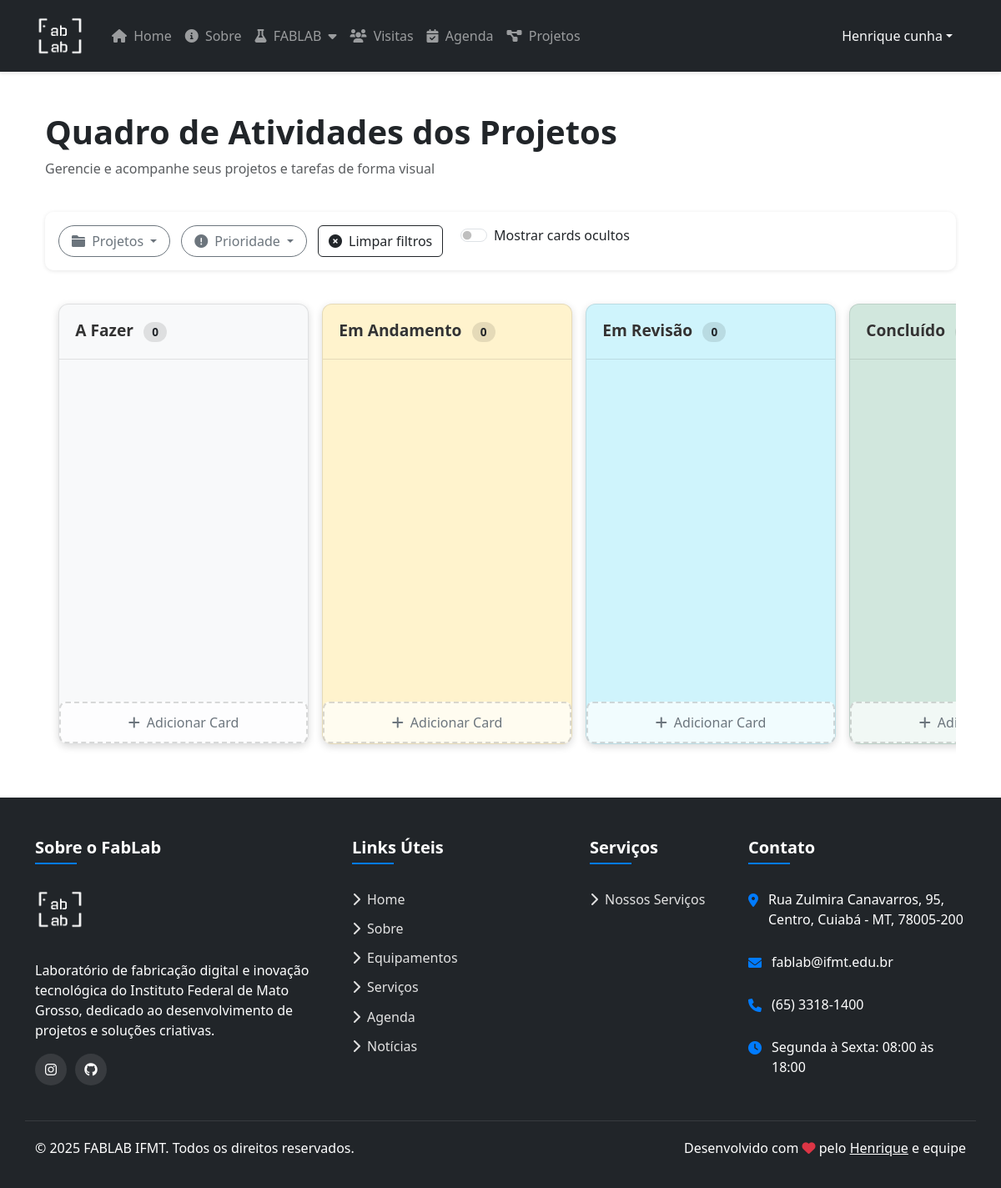
Screenshot of /cambam/ (signed in) with the database file from the repository.
### users/models.py (models this page shows, shortened)
class CustomUser(AbstractUser):
    username = None
    first_name = models.CharField(_("first name"), max_length=150, blank=False)
    last_name = models.CharField(_("last name"), max_length=150, blank=False)
    email = models.EmailField(_("email address"), blank=False, unique=True,
                              error_messages={"unique": _("Um usuário com este email já está cadastrado.")})
    id = models.CharField(_("matricula"),
        max_length=13,
        unique=True,
        primary_key=True,
        help_text=_(
            "Seu número de matrícula do SUAP ou SIAPE. Apenas números."
        ),
        error_messages={
            "unique": _("Um usuário com este número de matrícula já está cadastrado.")
        }
    )
    USERNAME_FIELD = "id"
    REQUIRED_FIELDS = ["first_name", "last_name", "email"]
    objects = CustomUserManager()

### canva/models.py (models this page shows, shortened)
class KanbanColumn(models.Model):
    nome = models.CharField(max_length=100)
    ordem = models.PositiveIntegerField(default=0)
    cor = models.CharField(max_length=20, default='#f8f9fa')  # Cor de fundo da coluna
    class Meta:
        ordering = ['ordem']
        verbose_name = 'Coluna do Kanban'
        verbose_name_plural = 'Colunas do Kanban'

### canva/views.py (the view, shortened to what this page needs)
# urls.py: path('', views.kanban_view, name='kanban'),
@login_required
def kanban_view(request):
    colunas = KanbanColumn.objects.all()
    mostrar_ocultos = request.GET.get('mostrar_ocultos') == '1'
    for coluna in colunas:
        cards_query = coluna.cards.filter(visivel=True) if not mostrar_ocultos else coluna.cards.all()
        if request.user.is_superuser:
            coluna.cards_filtrados = cards_query
        else:
            coluna.cards_filtrados = cards_query.filter(
                models.Q(responsavel=request.user) | models.Q(membros=request.user)
            ).distinct()
    if request.user.is_superuser:
        projetos = Projeto.objects.all()
    else:
        projetos = Projeto.objects.filter(
            models.Q(responsavel=request.user) | models.Q(participantes=request.user)
        ).distinct()
    usuarios = None
    if request.user.is_superuser:
        usuarios = User.objects.filter(is_active=True)
    return render(request, 'cambam/cambam.html', {
        'colunas': colunas,
        'projetos': projetos,
        'usuarios': usuarios,
    })

### logs/context_processors.py (called while the page is built)
def pending_events_count(request):
    context = {'global_pending_count': 0}
    if request.user.is_authenticated and request.user.is_staff:
        context['global_pending_count'] = Event.objects.filter(approved=False).count()
    return context

### users/context_processors.py (called while the page is built)
def registration_requests_count(request):
    pending_count = 0
    if request.user.is_authenticated and request.user.is_superuser:
        pending_count = RegistrationRequest.objects.filter(status='pending').count()
    return {
        'registration_pending_count': pending_count
    }

### canva/templates/cambam/cambam.html (shortened to what this page needs)
{% extends 'layout.html' %}
{% load static %}
{% block content %}
<div class="container-fluid py-4">
    <div class="row mb-4">
        <div class="col-12">
            <h1 class="display-6 fw-bold">Quadro de Atividades dos Projetos</h1>
            <p class="text-muted">Gerencie e acompanhe seus projetos e tarefas de forma visual</p>
        </div>
    </div>
    <div class="kanban-controls">
        <div class="kanban-filters">
            {% if projetos %}
            <div class="dropdown">
                <button class="btn btn-outline-secondary dropdown-toggle" type="button" id="filterProjects" data-bs-toggle="dropdown" aria-expanded="false">
                    <i class="fas fa-folder me-1"></i> Projetos
                </button>
            </div>
            {% endif %}
            <div class="dropdown">
                <button class="btn btn-outline-secondary dropdown-toggle" type="button" id="filterPriority" data-bs-toggle="dropdown" aria-expanded="false">
                    <i class="fas fa-exclamation-circle me-1"></i> Prioridade
                </button>
            </div>
            <button class="btn btn-outline-dark" id="clearFilters">
                <i class="fas fa-times-circle me-1"></i> Limpar filtros
            </button>
        </div>
    </div>
    <div class="kanban-container">
        {% for coluna in colunas %}
        <div class="kanban-column" data-column-id="{{ coluna.id }}" style="background-color: {{ coluna.cor }};">
            <div class="column-header">
                <h3>{{ coluna.nome }}</h3>
                <span class="column-count">{{ coluna.cards_filtrados|length }}</span>
            </div>
            <div class="column-body card-dropzone" data-column-id="{{ coluna.id }}">
            </div>
            <div class="kanban-add-card" data-bs-toggle="modal" data-bs-target="#addCardModal" data-column-id="{{ coluna.id }}">
                <i class="fas fa-plus me-1"></i> Adicionar Card
            </div>
        </div>
        {% endfor %}
    </div>
</div>
{% endblock %}

### templates/layout.html (shortened to what this page needs)
{% load static %}
<!DOCTYPE html>
<html lang="pt-br" class="h-100">
  <head>
    <link rel="stylesheet" href="{% static 'style.css' %}">
    <link href="https://cdn.jsdelivr.net/npm/bootstrap@5.3.3/dist/css/bootstrap.min.css" rel="stylesheet">
    <link rel="stylesheet" href="https://cdnjs.cloudflare.com/ajax/libs/font-awesome/6.0.0-beta3/css/all.min.css">
  </head>
  <body class="d-flex flex-column min-vh-100">
    <nav class="navbar navbar-expand-lg navbar-dark bg-dark sticky-top">
      <div class="container">
        <a class="navbar-brand d-flex align-items-center" href="/" aria-label="FABLAB IFMT Home">
          <img src="{% static 'images/logo_branco.png' %}" alt="Logo FABLAB" style="height: 60px;" class="me-2">
        </a>
        <div class="collapse navbar-collapse" id="navbarColor02">
          <ul class="navbar-nav me-auto">
            <li class="nav-item">
              <a class="nav-link" href="/">
                <i class="fas fa-home me-1"></i> Home
              </a>
            </li>
            <li class="nav-item">
              <a class="nav-link" href="/about">
                <i class="fas fa-info-circle me-1"></i> Sobre
              </a>
            </li>
            <li class="nav-item project">
              <a class="nav-link">
                <i class="fas fa-flask me-1"></i> FABLAB <i class="fas fa-caret-down ms-1"></i>
              </a>
            </li>
            {% if not user.is_staff %}
            <li class="nav-item">
              <a class="nav-link" href="{% url 'logs:request_visit' %}">
                <i class="fas fa-users me-1"></i> Visitas
              </a>
            </li>
            {% endif %}
            {% if user.is_authenticated %}
            <li class="nav-item">
              <a class="nav-link agenda-with-notification" href="{% url 'logs:agenda_home' %}">
                <i class="fas fa-calendar-check me-1"></i> Agenda
              </a>
            </li>
            {% endif %}
            <li class="nav-item project">
              <a class="nav-link" href="{% url 'projetos:lista' %}">
                <i class="fas fa-project-diagram me-1"></i> Projetos
              </a>
            </li>
          </ul>
          <div class="d-flex align-items-center">
            {% if user.is_authenticated %}
              <div class="dropdown">
                <div class="user-welcome text-light dropdown-toggle" id="userMenu" data-bs-toggle="dropdown" aria-expanded="false" style="cursor: pointer;">
                  <span>{{user.first_name}} {{user.last_name}}</span>
                </div>
              </div>
            {% endif %}
          </div>
        </div>
      </div>
    </nav>
    <div aria-live="polite" aria-atomic="true" class="position-fixed bottom-0 end-0 p-3" style="z-index: 1100">
    </div>
    <main class="container py-4">
      {% block content %}{% endblock %}
    </main>
    <footer class="pt-5 mt-auto bg-dark text-white">
      <div class="container">
        <div class="row">
          <div class="col-lg-4 col-md-6 mb-4 mb-md-0 footer-links">
            <h5>Sobre o FabLab</h5>
            <div class="mb-3">
              <img src="{% static 'images/logo_branco.png' %}" alt="Logo FABLAB" class="footer-logo">
            </div>
            <p class="mb-3">
              Laboratório de fabricação digital e inovação tecnológica do Instituto Federal de Mato Grosso, dedicado ao desenvolvimento de projetos e soluções criativas.
            </p>
            <div class="social-links mt-3">
              <a href="https://www.instagram.com/ifmtmaker/" target="_blank" aria-label="Instagram" title="Instagram">
                <i class="fab fa-instagram"></i>
              </a>
              <a href="https://github.com/FabLab-IFMT" target="_blank" aria-label="GitHub" title="GitHub">
                <i class="fab fa-github"></i>
              </a>
            </div>
          </div>
          <div class="col-lg-3 col-md-6 mb-4 mb-md-0 footer-links">
            <h5>Links Úteis</h5>
            <ul class="list-unstyled">
              <li><a href="/" class="d-block"><i class="fas fa-chevron-right me-2"></i>Home</a></li>
              <li><a href="/about" class="d-block"><i class="fas fa-chevron-right me-2"></i>Sobre</a></li>
              <li><a href="{% url 'options:equipamentos' %}" class="d-block"><i class="fas fa-chevron-right me-2"></i>Equipamentos</a></li>
              <li><a href="{% url 'options:servicos' %}" class="d-block"><i class="fas fa-chevron-right me-2"></i>Serviços</a></li>
              <li><a href="{% url 'logs:agenda_home' %}" class="d-block"><i class="fas fa-chevron-right me-2"></i>Agenda</a></li>
              <li><a href="{% url 'options:noticias' %}" class="d-block"><i class="fas fa-chevron-right me-2"></i>Notícias</a></li>
            </ul>
          </div>
          <div class="col-lg-2 col-md-6 mb-4 mb-md-0 footer-links">
            <h5>Serviços</h5>
            <ul class="list-unstyled">
              <li><a href="{% url 'options:servicos' %}" class="d-block"><i class="fas fa-chevron-right me-2"></i>Nossos Serviços</a></li>
            </ul>
          </div>
          <div class="col-lg-3 col-md-6 mb-4 mb-md-0 footer-links">
            <h5>Contato</h5>
            <ul class="list-unstyled contact-info">
              <li>
                <i class="fas fa-map-marker-alt"></i>
                <span>Rua Zulmira Canavarros, 95, Centro, Cuiabá - MT, 78005-200</span>
              </li>
              <li>
                <i class="fas fa-envelope"></i>
                <span>fablab@ifmt.edu.br</span>
              </li>
              <li>
                <i class="fas fa-phone"></i>
                <span>(65) 3318-1400</span>
              </li>
              <li>
                <i class="fas fa-clock"></i>
                <span>Segunda à Sexta: 08:00 às 18:00</span>
              </li>
            </ul>
          </div>
        </div>
        <div class="row footer-bottom">
          <div class="col-md-6 text-center text-md-start">
            <p>&copy; 2025 FABLAB IFMT. Todos os direitos reservados.</p>
          </div>
          <div class="col-md-6 text-center text-md-end">
            <p>
                Desenvolvido com <i class="fas fa-heart text-danger"></i> pelo <a href="https://github.com/henrltop" target="_blank" class="text-white">Henrique</a> e equipe
            </p>
          </div>
        </div>
      </div>
    </footer>
  </body>
</html>

### static/style.css (style rules this page uses)
.nav-link, .drop-down.li { list-style: none; cursor: pointer; }
html, body { height: 100%; margin: 0; }
body { display: flex; flex-direction: column; }
main { flex: 1; }

### canva/templates/cambam/cambam.html (style rules this page uses)
.kanban-container { display: flex; overflow-x: auto; min-height: 70vh; padding-bottom: 1rem; gap: 1rem; padding: 1rem; scroll-behavior: smooth; -webkit-overflow-scrolling: touch; scrollbar-width: thin; scrollbar-color: rgba(0,0,0,0.2) rgba(0,0,0,0.05); }
.kanban-column { min-width: 300px; max-width: 300px; margin-right: 0; border-radius: 12px; box-shadow: 0 3px 10px rgba(0,0,0,0.15); display: flex; flex-direction: column; transition: transform 0.2s, box-shadow 0.2s; border: 1px solid rgba(0,0,0,0.1); }
.column-header { padding: 1.2rem; border-bottom: 1px solid rgba(0,0,0,0.1); position: relative; border-radius: 12px 12px 0 0; transition: background-color 0.2s; }
.column-header h3 { margin: 0; font-size: 1.2rem; font-weight: 600; display: inline-block; color: #333; text-shadow: 0 1px 0 rgba(255,255,255,0.5); }
.column-count { display: inline-flex; align-items: center; justify-content: center; background: rgba(0,0,0,0.1); border-radius: 20px; padding: 2px 10px; font-size: 0.85rem; margin-left: 8px; font-weight: 600; transition: background-color 0.3s; min-width: 28px; height: 24px; }
.column-body { flex-grow: 1; min-height: 50px; padding: 1rem; overflow-y: auto; max-height: 70vh; scrollbar-width: thin; scrollbar-color: rgba(0,0,0,0.2) rgba(0,0,0,0.05); transition: background-color 0.3s ease; }
.kanban-add-card { width: 100%; padding: 0.7rem; text-align: center; border: 2px dashed rgba(0,0,0,0.15); border-radius: 8px; margin-top: 0.5rem; cursor: pointer; transition: all 0.2s ease; color: #6c757d; font-weight: 500; background: rgba(255,255,255,0.7); }
.card-dropzone { min-height: 30px; transition: background-color 0.3s; }
.kanban-controls { display: flex; justify-content: space-between; margin-bottom: 1.5rem; padding: 1rem; background: white; border-radius: 10px; box-shadow: 0 1px 5px rgba(0,0,0,0.1); }
.kanban-filters { display: flex; gap: 0.8rem; flex-wrap: wrap; }
.kanban-filters .dropdown-toggle { border-radius: 50px; padding-left: 15px; padding-right: 15px; }

### templates/layout.html (style rules this page uses)
:root { --primary-color: #007bff; --secondary-color: #6c757d; --accent-color: #28a745; --danger-color: #dc3545; }
body { display: flex; flex-direction: column; min-height: 100vh; }
main { flex: 1 0 auto; padding: 1rem 0; }
.navbar { box-shadow: 0 2px 4px rgba(0,0,0,0.1); padding: 0.5rem 1rem; }
.navbar-brand img { transition: transform 0.3s ease; }
.agenda-with-notification { position: relative; padding-right: 10px; }
.nav-item.project { position: relative; }
.nav-item.project .nav-link { cursor: pointer; }
.user-welcome { display: flex; align-items: center; margin-right: 1rem; }
footer { background-color: #212529; color: #f8f9fa; margin-top: auto; }
footer h5 { color: #ffffff; font-weight: 600; margin-bottom: 1.5rem; position: relative; padding-bottom: 0.5rem; }
footer h5::after { content: ''; position: absolute; left: 0; bottom: 0; height: 2px; width: 50px; background-color: var(--primary-color); }
.footer-logo { max-height: 60px; margin-bottom: 15px; }
.footer-links ul li { padding: 0.35rem 0; }
.footer-links ul li a { color: #e2e2e2; text-decoration: none; transition: all 0.3s ease; }
.social-links { display: flex; gap: 10px; }
.social-links a { display: inline-flex; align-items: center; justify-content: center; width: 38px; height: 38px; background-color: rgba(255,255,255,0.1); border-radius: 50%; color: #ffffff; text-decoration: none; transition: all 0.3s ease; }
.contact-info li { display: flex; align-items: flex-start; margin-bottom: 16px; }
.contact-info li i { margin-right: 12px; margin-top: 5px; color: var(--primary-color); }
.footer-bottom { border-top: 1px solid rgba(255,255,255,0.1); padding-top: 20px; margin-top: 30px; padding-bottom: 20px; }

### rows the page displays
CustomUser: first_name "Henrique", last_name "cunha"
KanbanColumn: nome "A Fazer", cards_filtrados|length "0"
KanbanColumn: nome "Em Andamento", cards_filtrados|length "0"
KanbanColumn: nome "Em Revisão", cards_filtrados|length "0"
KanbanColumn: nome "Concluído"
